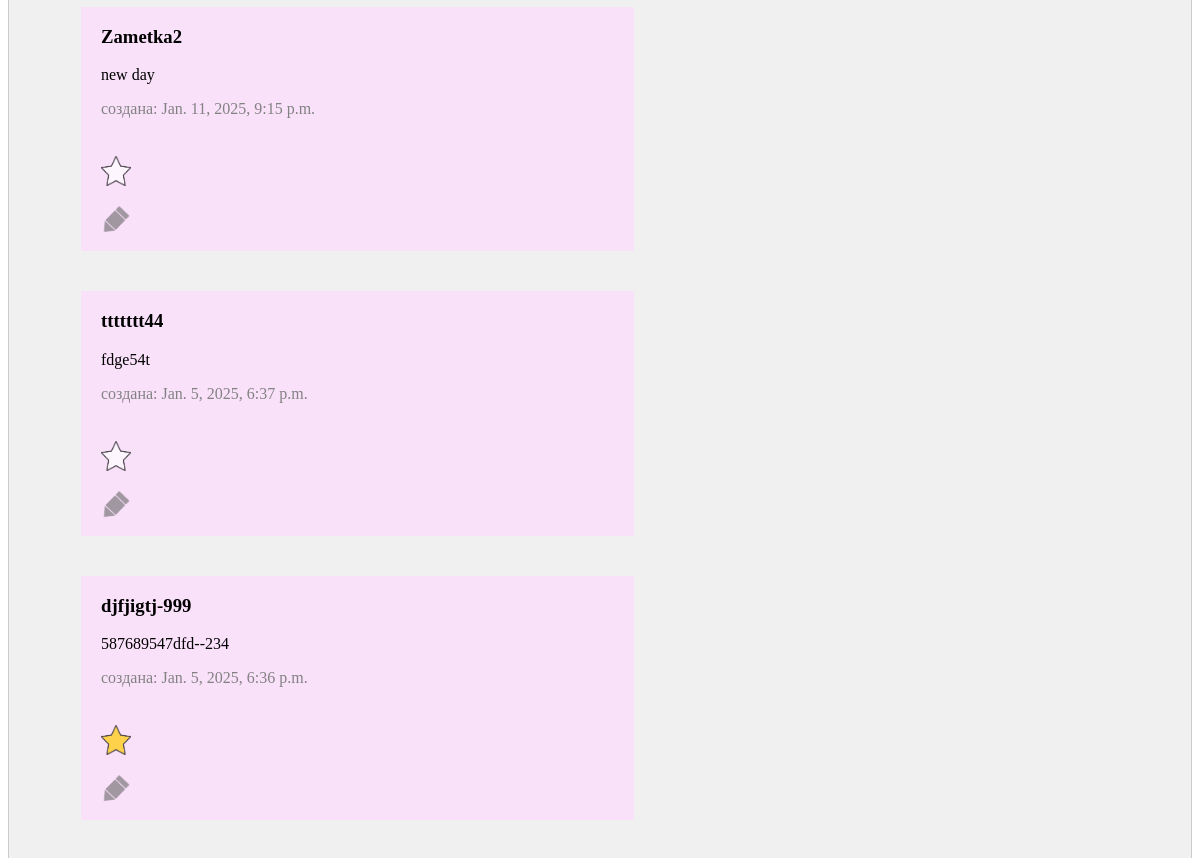
The app's page / (middle part), older data.
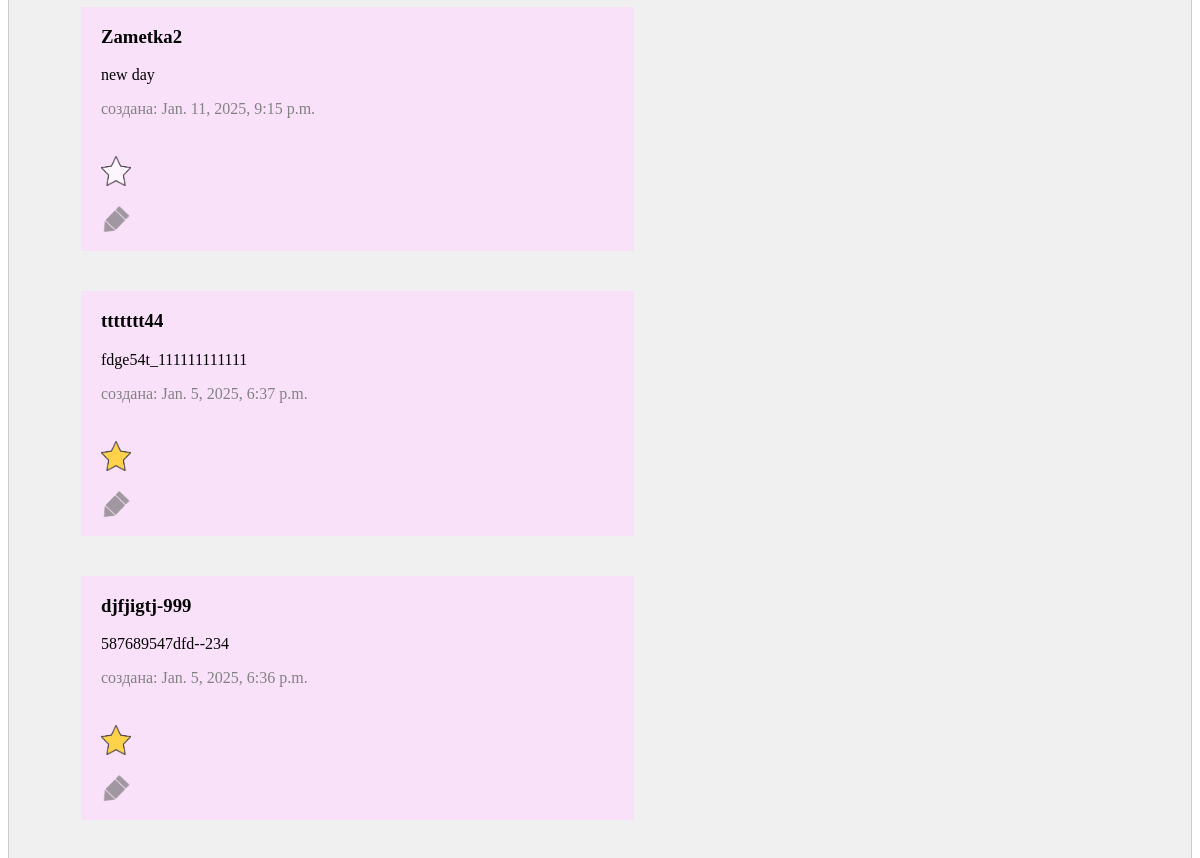
The same page, newer data.
### notesApp/models.py (models this page shows)
class Note(models.Model):
    title = models.CharField(max_length=200)
    content = models.TextField(blank=True, null=True)
    created_at = models.DateTimeField(auto_now_add=True)
    is_favorite = models.IntegerField(default=0)
    action_dt = models.TextField(blank=True, null=True)
    is_last = models.BooleanField(default=False)
    is_in_recycle = models.BooleanField(default=False)
    last_update = models.TextField(blank=True, null=True)

### notesApp/views.py (the view)
# urls.py: path('', views.note_list, name='note_list'),
def note_list(request):
    notes = Note.objects.all()
    notesDesc = Note.objects.order_by('-created_at').filter(is_in_recycle=0)
    notesFavs = Note.objects.filter(is_favorite=1).order_by('-last_update').order_by('-created_at')
    notesTemp = Note.objects.exclude(action_dt='').order_by('-action_dt').filter(is_in_recycle=0) #111
    notesLast = Note.objects.filter(is_last=1).order_by('-last_update').order_by('-created_at')
    notesRec = Note.objects.filter(is_in_recycle=1)
    return render(request, 'notesApp/note_list.html',
              {'notes': notes, 'notesDesc': notesDesc, 'notesFavs': notesFavs, 'notesTemp': notesTemp,
               'notesLast': notesLast, 'notesRec': notesRec})

### notesApp/templates/notesApp/note_list.html (shortened to what this page needs)
{% load static %}
<!DOCTYPE html>
<html>
<head>
    <link rel="stylesheet" href="{% static 'css/notesApp.css' %}">
</head>
<body>
    <div class="main-body-class">
        <div id="All" class="tabcontent">
                {% for note in notesDesc %}
                    <div class="note-class">
                        <div class="left-note-content">
                            <a onclick="viewNote({{note.id}});return false;">
                                <h3>{{ note.title }} <br></h3>
                            </a>
                            <span class="span-content">
                                {{ note.content|truncatechars:260 }} <br>
                            </span>
                            <span class="span-gray">
                                {{  "создана: " }}
                                {{ note.created_at }}<br>
                            </span>
                        </div>
                        <div class="right-note-content">
                            {% if note.is_favorite %}
                                <img id="a-right-fav-0" name="favimg" src="/static/img/star_1.png" class="right-favs-img"/><br>
                            {% else %}
                                <img id="a-right-fav-1" name="favimg" src="/static/img/star_0.png" class="right-favs-img"/><br>
                            {% endif %}
                            <a onclick="updateNote({{note.id}});return false;">
                                <img id="a-right-update" name="favimg" src="/static/img/pencil.png" class="right-update-img"/>
                            </a>
                        </div>
                    </div>
                {% endfor %}
        </div>
    </div>
</body>
</html>

Row changes from the older to the newer data that the page shows:
changed Note "ttttttt44": content "fdge54t" → "fdge54t_111111111111"; is_favorite: picture added; is_favorite: picture removed
